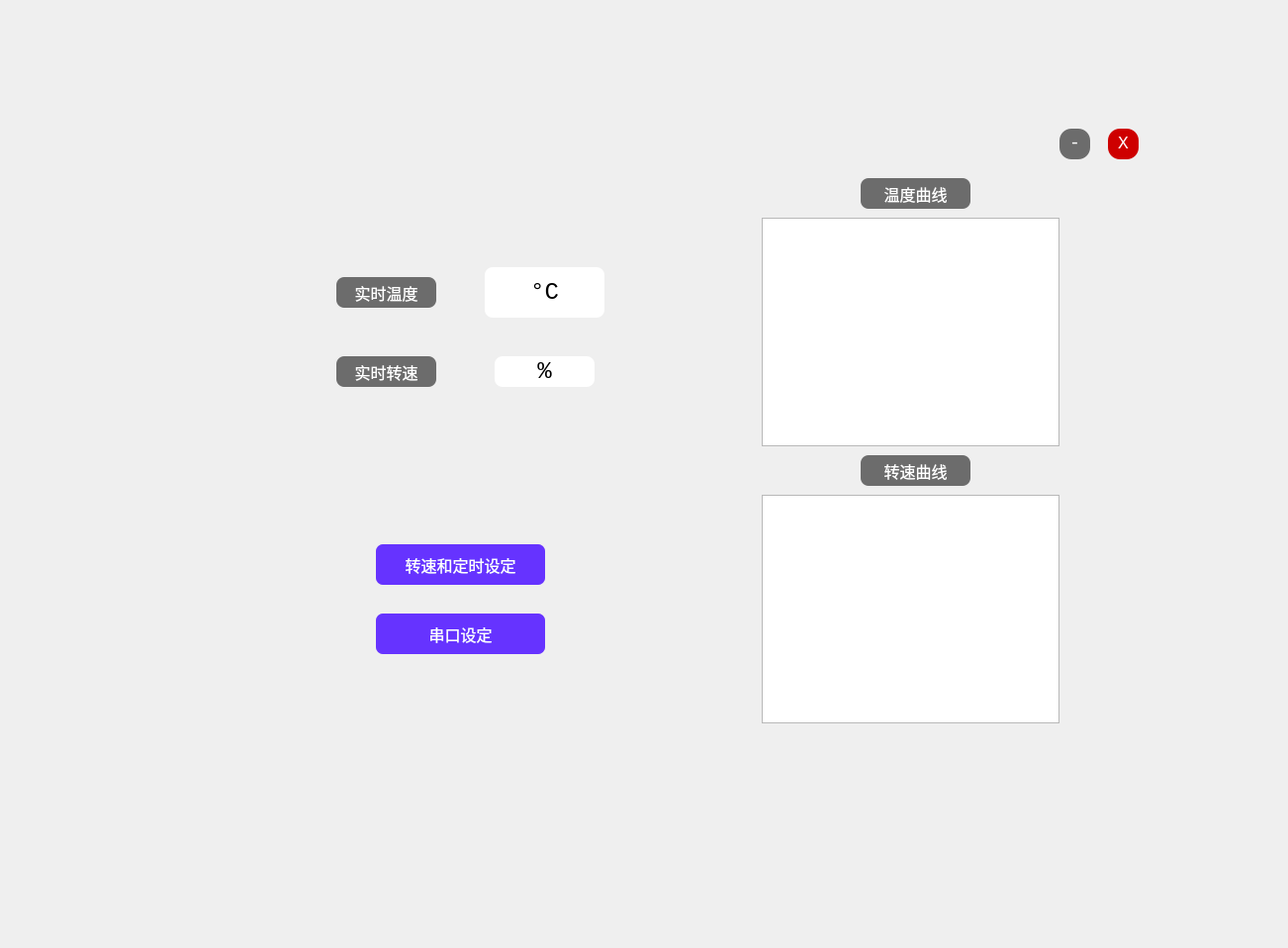
<?xml version="1.0" encoding="UTF-8"?>
<ui version="4.0">
 <class>Form</class>
 <widget class="QWidget" name="Form">
  <property name="geometry">
   <rect>
    <x>0</x>
    <y>0</y>
    <width>1302</width>
    <height>958</height>
   </rect>
  </property>
  <property name="windowTitle">
   <string>Form</string>
  </property>
  <widget class="QLabel" name="label">
   <property name="geometry">
    <rect>
     <x>90</x>
     <y>40</y>
     <width>1161</width>
     <height>801</height>
    </rect>
   </property>
   <property name="text">
    <string/>
   </property>
   <property name="pixmap">
    <pixmap>Assests/background.webp</pixmap>
   </property>
   <property name="scaledContents">
    <bool>true</bool>
   </property>
  </widget>
  <widget class="QPushButton" name="pushButton">
   <property name="geometry">
    <rect>
     <x>380</x>
     <y>550</y>
     <width>171</width>
     <height>41</height>
    </rect>
   </property>
   <property name="styleSheet">
    <string notr="true">QPushButton{
    color:White;
    border-radius: 7px;
    font-family:微软雅黑;
    background:#6633FF;
    border:1px;
    font-size:16px;
}
QPushButton:hover{
    background:#6666FF;
}
QPushButton:pressed{
    background:#6600FF;
}</string>
   </property>
   <property name="text">
    <string>转速和定时设定</string>
   </property>
   <property name="autoDefault">
    <bool>false</bool>
   </property>
   <property name="flat">
    <bool>false</bool>
   </property>
  </widget>
  <widget class="QPushButton" name="pushButton_2">
   <property name="geometry">
    <rect>
     <x>1071</x>
     <y>130</y>
     <width>31</width>
     <height>31</height>
    </rect>
   </property>
   <property name="styleSheet">
    <string notr="true">QPushButton{
    background:#6C6C6C;
    color:white;
    box-shadow: 1px 1px 3px rgba(0,0,0,0.3);
    font-size:18px;
    border-radius: 12px;
    font-family: Consolas;
}
QPushButton:hover{                    
    background:#9D9D9D;
}
QPushButton:pressed{
    border: 1px solid #3C3C3C!important;
}</string>
   </property>
   <property name="text">
    <string>-</string>
   </property>
  </widget>
  <widget class="QPushButton" name="pushButton_3">
   <property name="geometry">
    <rect>
     <x>1120</x>
     <y>130</y>
     <width>31</width>
     <height>31</height>
    </rect>
   </property>
   <property name="styleSheet">
    <string notr="true">QPushButton{
    background:#CE0000;
    color:white;
    box-shadow: 1px 1px 3px rgba(0,0,0,0.3);
    font-size:18px;
    border-radius: 12px;
    font-family: Consolas;
}
QPushButton:hover{                    
    background:#FF2D2D;
}
QPushButton:pressed{
    border: 1px solid #3C3C3C!important;
    background:#AE0000;
}</string>
   </property>
   <property name="text">
    <string>X</string>
   </property>
  </widget>
  <widget class="QLabel" name="label_2">
   <property name="geometry">
    <rect>
     <x>340</x>
     <y>280</y>
     <width>101</width>
     <height>31</height>
    </rect>
   </property>
   <property name="styleSheet">
    <string notr="true">QLabel{
    background:#6C6C6C;
    color:white;
    box-shadow: 1px 1px 3px rgba(0,0,0,0.3);
    font-size:16px;
    border-radius:
    8px;font-family: 微软雅黑;
}</string>
   </property>
   <property name="text">
    <string>实时温度</string>
   </property>
   <property name="alignment">
    <set>Qt::AlignCenter</set>
   </property>
  </widget>
  <widget class="QPushButton" name="pushButton_4">
   <property name="geometry">
    <rect>
     <x>380</x>
     <y>620</y>
     <width>171</width>
     <height>41</height>
    </rect>
   </property>
   <property name="styleSheet">
    <string notr="true">QPushButton{
    color:White;
    border-radius: 7px;
    font-family:微软雅黑;
    background:#6633FF;
    border:1px;
    font-size:16px;
}
QPushButton:hover{
    background:#6666FF;
}
QPushButton:pressed{
    background:#6600FF;
}</string>
   </property>
   <property name="text">
    <string>串口设定</string>
   </property>
   <property name="autoDefault">
    <bool>false</bool>
   </property>
   <property name="flat">
    <bool>false</bool>
   </property>
  </widget>
  <widget class="QLabel" name="label_3">
   <property name="geometry">
    <rect>
     <x>870</x>
     <y>180</y>
     <width>111</width>
     <height>31</height>
    </rect>
   </property>
   <property name="focusPolicy">
    <enum>Qt::NoFocus</enum>
   </property>
   <property name="styleSheet">
    <string notr="true">QLabel{
    background:#6C6C6C;
    color:white;
    box-shadow: 1px 1px 3px rgba(0,0,0,0.3);
    font-size:16px;
    border-radius:
    8px;font-family: 微软雅黑;
}</string>
   </property>
   <property name="text">
    <string>温度曲线</string>
   </property>
   <property name="alignment">
    <set>Qt::AlignCenter</set>
   </property>
  </widget>
  <widget class="QGraphicsView" name="graphicsView">
   <property name="geometry">
    <rect>
     <x>770</x>
     <y>220</y>
     <width>301</width>
     <height>231</height>
    </rect>
   </property>
  </widget>
  <widget class="QLabel" name="label_6">
   <property name="geometry">
    <rect>
     <x>340</x>
     <y>360</y>
     <width>101</width>
     <height>31</height>
    </rect>
   </property>
   <property name="styleSheet">
    <string notr="true">QLabel{
    background:#6C6C6C;
    color:white;
    box-shadow: 1px 1px 3px rgba(0,0,0,0.3);
    font-size:16px;
    border-radius:
    8px;font-family: 微软雅黑;
}</string>
   </property>
   <property name="text">
    <string>实时转速</string>
   </property>
   <property name="alignment">
    <set>Qt::AlignCenter</set>
   </property>
  </widget>
  <widget class="QLabel" name="label_5">
   <property name="geometry">
    <rect>
     <x>870</x>
     <y>460</y>
     <width>111</width>
     <height>31</height>
    </rect>
   </property>
   <property name="focusPolicy">
    <enum>Qt::NoFocus</enum>
   </property>
   <property name="styleSheet">
    <string notr="true">QLabel{
    background:#6C6C6C;
    color:white;
    box-shadow: 1px 1px 3px rgba(0,0,0,0.3);
    font-size:16px;
    border-radius:
    8px;font-family: 微软雅黑;
}</string>
   </property>
   <property name="text">
    <string>转速曲线</string>
   </property>
   <property name="alignment">
    <set>Qt::AlignCenter</set>
   </property>
  </widget>
  <widget class="QGraphicsView" name="graphicsView_2">
   <property name="geometry">
    <rect>
     <x>770</x>
     <y>500</y>
     <width>301</width>
     <height>231</height>
    </rect>
   </property>
  </widget>
  <widget class="QLabel" name="label_4">
   <property name="geometry">
    <rect>
     <x>190</x>
     <y>130</y>
     <width>41</width>
     <height>41</height>
    </rect>
   </property>
   <property name="text">
    <string/>
   </property>
   <property name="pixmap">
    <pixmap>Assests/icon.jpg</pixmap>
   </property>
   <property name="scaledContents">
    <bool>true</bool>
   </property>
  </widget>
  <widget class="QLabel" name="label_7">
   <property name="geometry">
    <rect>
     <x>490</x>
     <y>270</y>
     <width>121</width>
     <height>51</height>
    </rect>
   </property>
   <property name="styleSheet">
    <string notr="true">QLabel{
    background:#FFFFFF;
    color:black;
    box-shadow: 1px 1px 3px rgba(0,0,0,0.3);
    font-size:24px;
    border-radius:
    8px;font-family: Consolas;
}</string>
   </property>
   <property name="text">
    <string>°C</string>
   </property>
   <property name="alignment">
    <set>Qt::AlignCenter</set>
   </property>
  </widget>
  <widget class="QLabel" name="label_8">
   <property name="geometry">
    <rect>
     <x>500</x>
     <y>360</y>
     <width>101</width>
     <height>31</height>
    </rect>
   </property>
   <property name="styleSheet">
    <string notr="true">QLabel{
    background:#FFFFFF;
    color:black;
    box-shadow: 1px 1px 3px rgba(0,0,0,0.3);
    font-size:24px;
    border-radius:
    8px;font-family: Consolas;
}</string>
   </property>
   <property name="text">
    <string>%</string>
   </property>
   <property name="alignment">
    <set>Qt::AlignCenter</set>
   </property>
  </widget>
  <zorder>label</zorder>
  <zorder>label_3</zorder>
  <zorder>graphicsView</zorder>
  <zorder>pushButton</zorder>
  <zorder>pushButton_2</zorder>
  <zorder>pushButton_3</zorder>
  <zorder>label_2</zorder>
  <zorder>pushButton_4</zorder>
  <zorder>label_6</zorder>
  <zorder>label_5</zorder>
  <zorder>graphicsView_2</zorder>
  <zorder>label_4</zorder>
  <zorder>label_7</zorder>
  <zorder>label_8</zorder>
 </widget>
 <resources/>
 <connections/>
</ui>
